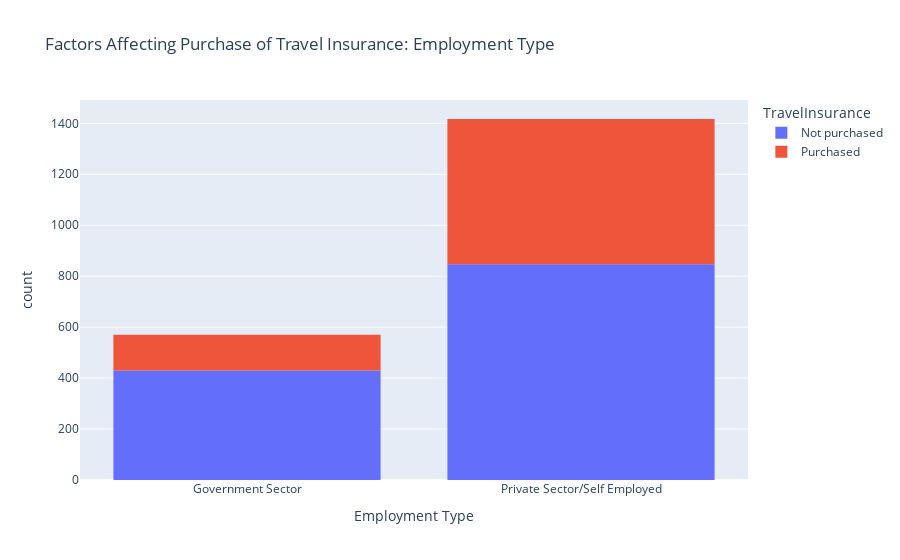

Notebook code cell kept with this figure:
### Code cell
figure = px.histogram(data, x = 'Employment Type',
                     color = 'TravelInsurance',
                     title= 'Factors Affecting Purchase of Travel Insurance: Employment Type')
figure.show()

### Figure 1 — Plotly figure (JSON) as saved in the notebook; plotly's stock layout.template omitted (floating-point values rounded to 4 significant figures; data arrays with more than 128 entries replaced by an {"elided": "..."} marker saying what was removed)
{"data": [{"alignmentgroup": "True", "bingroup": "x", "hovertemplate": "TravelInsurance=Not purchased<br>Employment Type=%{x}<br>count=%{y}<extra></extra>", "legendgroup": "Not purchased", "marker": {"color": "#636efa", "pattern": {"shape": ""}}, "name": "Not purchased", "offsetgroup": "Not purchased", "orientation": "v", "showlegend": true, "type": "histogram", "x": {"elided": "1277 str values"}, "xaxis": "x", "yaxis": "y"}, {"alignmentgroup": "True", "bingroup": "x", "hovertemplate": "TravelInsurance=Purchased<br>Employment Type=%{x}<br>count=%{y}<extra></extra>", "legendgroup": "Purchased", "marker": {"color": "#EF553B", "pattern": {"shape": ""}}, "name": "Purchased", "offsetgroup": "Purchased", "orientation": "v", "showlegend": true, "type": "histogram", "x": {"elided": "710 str values"}, "xaxis": "x", "yaxis": "y"}], "layout": {"barmode": "relative", "legend": {"title": {"text": "TravelInsurance"}, "tracegroupgap": 0}, "title": {"text": "Factors Affecting Purchase of Travel Insurance: Employment Type"}, "xaxis": {"anchor": "y", "domain": [0, 1], "title": {"text": "Employment Type"}}, "yaxis": {"anchor": "x", "domain": [0, 1], "title": {"text": "count"}}}}
